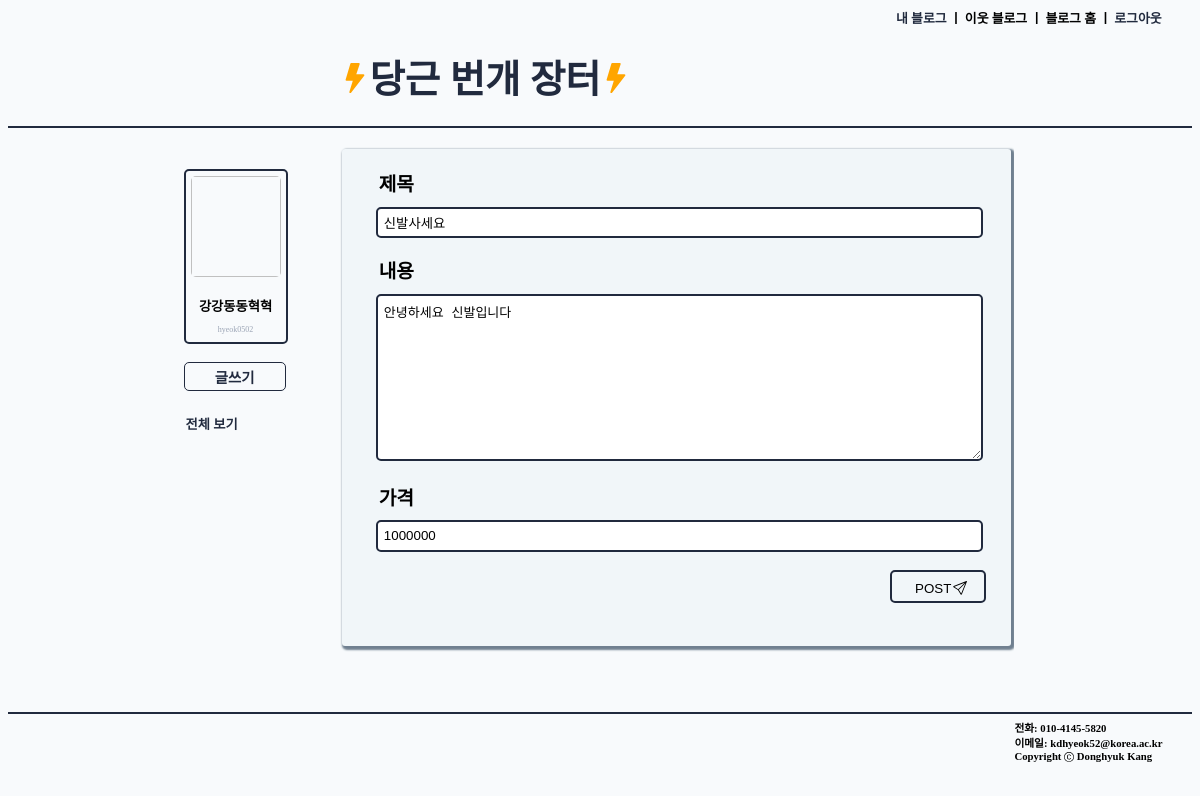
The page /blog/update/1 (signed in) on the database its author committed.
### accounts/models.py (models this page shows)
class Profile(models.Model):
    user = models.OneToOneField(User, on_delete=models.CASCADE)
    realname = models.TextField(max_length=10, default = '')
    nickname = models.TextField(max_length=10, default = '')
    age	= models.PositiveIntegerField(help_text="User Age", blank=True, null=True)

### blog/models.py (models this page shows, shortened)
class Post(models.Model):
    author = models.ForeignKey(User, on_delete=models.CASCADE, related_name="my_post", default='')
    date = models.DateTimeField(auto_now_add=True)
    title = models.CharField(max_length=100)
    content = models.TextField()
    cost = models.IntegerField()

### blog/views.py (the view, shortened to what this page needs)
# urls.py: path('update/<int:post_pk>', views.update, name = 'update'),
@login_required(login_url='/accounts/login/')
def update(request, post_pk):
    post = Post.objects.get(id = post_pk)
    return render(request, 'blog/update.html', {'post': post})

### blog/templates/blog/update.html (shortened to what this page needs)
{% extends 'blog/base.html' %}
{% block css %}
    {% load static %}
    <link rel="stylesheet" type="text/css" href="{% static 'blog/new.css' %}">
{% endblock %}
{% block body %}
    <div class="create">
        <form action="" method="post">
        <div class="cre_title">
            <div class="cre_title_text"><strong>제목</strong></div>
            <input type="text" name="title" class="cre_title_input" placeholder="제목을 입력하세요" value='{{post.title}}'/>
        </div>
        <br>
        <div>
            <div class="cre_content_text"><strong>내용</strong></div>
            <textarea name="content" cols="30" rows="10" class="cre_content_input" placeholder="내용을 입력하세요">{{post.content}}</textarea>
        </div>
        <br>
        <div>
            <div class="cre_cost_text"><strong>가격</strong></div>
            <input type="int" name="cost" class="cre_cost_input" placeholder="가격을 입력하세요" value='{{post.cost}}'/>
        </div>
        <br>
        <div class="cre_button_div">
            <button type="submit" class="cre_button"><span class="cre_button_span">POST</span>
        </button>
        </div>
        </form>
    </div>
{% endblock %}

### blog/templates/blog/base.html (shortened to what this page needs)
<!DOCTYPE html>
<html lang="en">
<head>
    {% load static %}
    <link rel="stylesheet" type="text/css" href="{% static 'blog/base.css' %}">
    {% block css %}
    {% endblock %}
</head>
<body>
    <div class="header">
        <h6 class="header_text"><a href="{% url 'blog:home' %}" class="home_link">내 블로그</a> ㅣ 이웃 블로그 ㅣ 블로그 홈 ㅣ <a href="{% url 'accounts:logout' %}" class="logout_button">로그아웃</a></h6>
    </div>
    <div class="title">
        <h1 class="title_text"><a href="{% url 'blog:home' %}" class="home_link_title"><svg xmlns="http://www.w3.org/2000/svg" width="30" height="30" fill="orange" class="bi bi-lightning-fill" viewBox="0 0 16 16">
            <path d="M5.52.359A.5.5 0 0 1 6 0h4a.5.5 0 0 1 .474.658L8.694 6H12.5a.5.5 0 0 1 .395.807l-7 9a.5.5 0 0 1-.873-.454L6.823 9.5H3.5a.5.5 0 0 1-.48-.641l2.5-8.5z"/>
          </svg>당근 번개 장터<svg xmlns="http://www.w3.org/2000/svg" width="30" height="30" fill="orange" viewBox="0 0 16 16">
            <path d="M5.52.359A.5.5 0 0 1 6 0h4a.5.5 0 0 1 .474.658L8.694 6H12.5a.5.5 0 0 1 .395.807l-7 9a.5.5 0 0 1-.873-.454L6.823 9.5H3.5a.5.5 0 0 1-.48-.641l2.5-8.5z"/>
          </svg></a></h1>
    </div>
    <div class="body">
        <div class="nav_bar">
            <div class="profile">
                <div><img class="profile_img"></div>
                <div class="profile_text">
                    <div><h5 class="profile_text_name">{{user.profile.nickname}}</h5></div>
                    <div><span class="profile_text_gray">{{user.username}}</span></div>
                </div>
            </div>
            <br>
            <a href="{% url 'blog:new' %}" class="base_create_button button button_hover"><strong>글쓰기</strong></a>
            <div>
            <a href="{% url 'blog:home' %}" class="button"><h5 class="button_text button_hover">전체 보기</h5></a>
            </div>
        </div>
        <div class="in_body">
            {% block body %}
            {% endblock %}
        </div>
    </div>
    <footer class="footer">
        <div class="info">
            <div class="info_margin"><h6 class="info_text">전화: 010-4145-5820</h6></div>
            <div class="info_margin"><h6 class="info_text">이메일: kdhyeok52@korea.ac.kr</h6></div>
            <div class="copyright info_margin"><h6 class="info_text">Copyright  Donghyuk Kang</h6></div>
        </div>
    </footer>
</body>
</html>

### blog/static/blog/base.css (style rules this page uses)
body { background-color:#f1f6f97a; }
.home_link { text-decoration: none; color: #212A3E; }
.home_link_title { text-decoration: none; color: #212A3E; font-size: 1.2em; }
.body { width: 70%; margin: 0 15%; position: relative; display: flex; flex-direction: row; height: 36.5em; }
.header { width: 100%; font-size: 1.2em; }
.header_text { width: 25%; margin: 0.5% 0 0 75%; }
.logout_button { color: #212A3E; text-decoration: none; }
.title { width: auto; height: auto; border-bottom: 2px solid #212A3E; }
.title_text { margin-left: 28%; width: 50%; }
.footer { width: 100%; border-top: 2px solid #212A3E; height: 5%; padding: 0.5% 0; }
.info { margin-left: 85%; }
.info_margin { margin-bottom: 0.1%; }
.info_text { margin: 0; }
.c_circle { position: relative; top: 2px; }
.profile { border: #212A3E solid 2px; border-radius: 5px; width: 100px; height: 100%; text-align: center; position: relative; left: -2% }
.profile_img { width: 90%; height: 9em; border-radius: 5px; font-size: 0.7em; margin: 5% ; }
.profile_text_name { margin: 10% 0 10% 0; }
.profile_text_gray { color: #9BA4B5; font-size: 0.5em; display: block; width: 90%; margin: 0 5% 8% 5%; word-break: break-all; }
.nav_bar { margin-top: 5%; display: flex; flex-direction: column; align-items: start; position: absolute; top: 0; }
.button { text-decoration: none; color: #212A3E; }
.base_create_button { border: 1.8px solid #212A3E; border-radius: 5px; padding: 3% 0; width: 100px; position: relative; left: -2%; font-size: 0.9em; text-align: center; }
.button_text { margin-bottom: 1%; }
.in_body { width: 82%; height: 93%; position: absolute; left: 18%; overflow-x: hidden; overflow-y: auto; margin-top: 2%; }

### blog/static/blog/new.css (style rules this page uses)
.create { width: 93.5%; height: 84%; box-shadow: 2px 2px 2px 2px slategray; position: relative; top: 0.8%; margin-left: 1%; border-radius: 3px; padding: 3% 0 3% 5%; background-color: #F1F6F9; }
.cre_title_text { font-size: 1.2em; margin-left: 0.5%; }
.cre_title_input { margin-top: 1.5%; width: 93%; border-radius: 5px; padding: 1%; border: 2px solid #212A3E; }
.cre_content_text { font-size: 1.2em; margin-left: 0.5%; }
.cre_content_input { margin-top: 1.5%; width: 93%; border-radius: 5px; padding: 1%; border: 2px solid #212A3E; font-size: 1.0em; }
.cre_cost_text { font-size: 1.2em; margin-left: 0.5%; }
.cre_cost_input { margin-top: 1.5%; width: 93%; border-radius: 5px; padding: 1%; border: 2px solid #212A3E; }
.cre_button { background-color: #F1F6F9; margin-left: 81%; width: 15%; border-radius: 5px; border: 2px solid #212A3E; height: 2.5em; display: flex; flex-direction: row; align-items: center; position: relative; }
.cre_button_span { position: absolute; top: 30%; left: 25%; }
.post_icon { width: 14px; height: 14px; position: absolute; top: 31%; left: 67%; }

### rows shown on the page
Post: title "신발사세요", content "안녕하세요 신발입니다", cost "1000000"

### other values the page prints
{{ user.profile.nickname }} "강강동동혁혁"
{{ user.username }} "hyeok0502"
